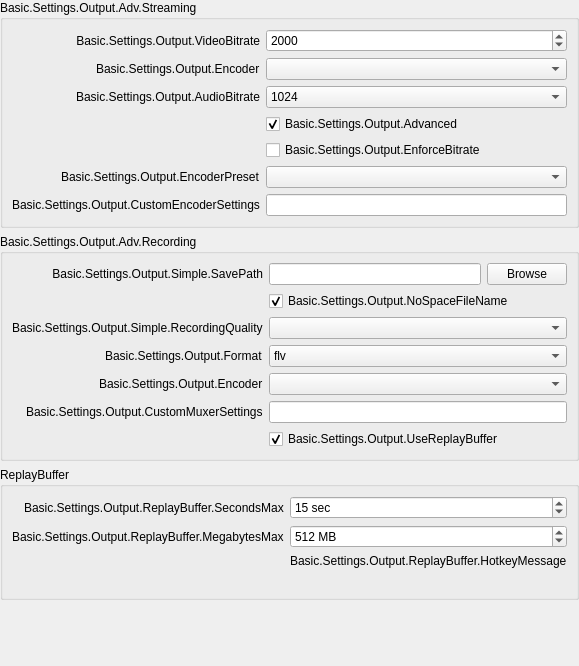
           <widget class="QWidget" name="easyOutputsPage">
            <layout class="QVBoxLayout" name="verticalLayout_3">
             <property name="leftMargin">
              <number>0</number>
             </property>
             <property name="topMargin">
              <number>0</number>
             </property>
             <property name="rightMargin">
              <number>0</number>
             </property>
             <property name="bottomMargin">
              <number>0</number>
             </property>
             <item>
              <widget class="QGroupBox" name="groupBox_8">
               <property name="sizePolicy">
                <sizepolicy hsizetype="Preferred" vsizetype="Maximum">
                 <horstretch>0</horstretch>
                 <verstretch>0</verstretch>
                </sizepolicy>
               </property>
               <property name="title">
                <string>Basic.Settings.Output.Adv.Streaming</string>
               </property>
               <layout class="QFormLayout" name="formLayout_20">
                <property name="fieldGrowthPolicy">
                 <enum>QFormLayout::AllNonFixedFieldsGrow</enum>
                </property>
                <property name="labelAlignment">
                 <set>Qt::AlignRight|Qt::AlignTrailing|Qt::AlignVCenter</set>
                </property>
                <item row="0" column="0">
                 <widget class="QLabel" name="label_19">
                  <property name="minimumSize">
                   <size>
                    <width>170</width>
                    <height>0</height>
                   </size>
                  </property>
                  <property name="text">
                   <string>Basic.Settings.Output.VideoBitrate</string>
                  </property>
                  <property name="alignment">
                   <set>Qt::AlignRight|Qt::AlignTrailing|Qt::AlignVCenter</set>
                  </property>
                  <property name="buddy">
                   <cstring>simpleOutputVBitrate</cstring>
                  </property>
                 </widget>
                </item>
                <item row="0" column="1">
                 <widget class="QSpinBox" name="simpleOutputVBitrate">
                  <property name="minimum">
                   <number>200</number>
                  </property>
                  <property name="maximum">
                   <number>1000000</number>
                  </property>
                  <property name="value">
                   <number>2000</number>
                  </property>
                 </widget>
                </item>
                <item row="2" column="0">
                 <widget class="QLabel" name="label_20">
                  <property name="text">
                   <string>Basic.Settings.Output.AudioBitrate</string>
                  </property>
                  <property name="buddy">
                   <cstring>simpleOutputABitrate</cstring>
                  </property>
                 </widget>
                </item>
                <item row="2" column="1">
                 <widget class="QComboBox" name="simpleOutputABitrate">
                  <property name="currentIndex">
                   <number>11</number>
                  </property>
                  <item>
                   <property name="text">
                    <string>32</string>
                   </property>
                  </item>
                  <item>
                   <property name="text">
                    <string>48</string>
                   </property>
                  </item>
                  <item>
                   <property name="text">
                    <string>64</string>
                   </property>
                  </item>
                  <item>
                   <property name="text">
                    <string>80</string>
                   </property>
                  </item>
                  <item>
                   <property name="text">
                    <string>96</string>
                   </property>
                  </item>
                  <item>
                   <property name="text">
                    <string>112</string>
                   </property>
                  </item>
                  <item>
                   <property name="text">
                    <string>128</string>
                   </property>
                  </item>
                  <item>
                   <property name="text">
                    <string>160</string>
                   </property>
                  </item>
                  <item>
                   <property name="text">
                    <string>192</string>
                   </property>
                  </item>
                  <item>
                   <property name="text">
                    <string>256</string>
                   </property>
                  </item>
                  <item>
                   <property name="text">
                    <string>320</string>
                   </property>
                  </item>
                  <item>
                   <property name="text">
                     <string>1024</string>
                   </property>
                  </item>
                  <item>
                   <property name="text">
                     <string>2048</string>
                   </property>
                  </item>
                 </widget>
                </item>
                <item row="3" column="1">
                 <widget class="QCheckBox" name="simpleOutAdvanced">
                  <property name="text">
                   <string>Basic.Settings.Output.Advanced</string>
                  </property>
                  <property name="checked">
                   <bool>true</bool>
                  </property>
                 </widget>
                </item>
                <item row="5" column="1">
                 <widget class="QComboBox" name="simpleOutPreset"/>
                </item>
                <item row="5" column="0">
                 <widget class="QLabel" name="label_24">
                  <property name="enabled">
                   <bool>true</bool>
                  </property>
                  <property name="text">
                   <string>Basic.Settings.Output.EncoderPreset</string>
                  </property>
                  <property name="buddy">
                   <cstring>simpleOutPreset</cstring>
                  </property>
                 </widget>
                </item>
                <item row="6" column="0">
                 <widget class="QLabel" name="label_23">
                  <property name="text">
                   <string>Basic.Settings.Output.CustomEncoderSettings</string>
                  </property>
                  <property name="buddy">
                   <cstring>simpleOutCustom</cstring>
                  </property>
                 </widget>
                </item>
                <item row="6" column="1">
                 <widget class="QLineEdit" name="simpleOutCustom"/>
                </item>
                <item row="4" column="1">
                 <widget class="QCheckBox" name="simpleOutEnforce">
                  <property name="text">
                   <string>Basic.Settings.Output.EnforceBitrate</string>
                  </property>
                 </widget>
                </item>
                <item row="1" column="1">
                 <widget class="QComboBox" name="simpleOutStrEncoder"/>
                </item>
                <item row="1" column="0">
                 <widget class="QLabel" name="simpleOutRecEncoderLabel_2">
                  <property name="text">
                   <string>Basic.Settings.Output.Encoder</string>
                  </property>
                  <property name="buddy">
                   <cstring>simpleOutRecEncoder</cstring>
                  </property>
                 </widget>
                </item>
               </layout>
              </widget>
             </item>
             <item>
              <widget class="QGroupBox" name="simpleRecordingGroupBox">
               <property name="sizePolicy">
                <sizepolicy hsizetype="Preferred" vsizetype="Maximum">
                 <horstretch>0</horstretch>
                 <verstretch>0</verstretch>
                </sizepolicy>
               </property>
               <property name="title">
                <string>Basic.Settings.Output.Adv.Recording</string>
               </property>
               <layout class="QFormLayout" name="formLayout_6">
                <property name="fieldGrowthPolicy">
                 <enum>QFormLayout::AllNonFixedFieldsGrow</enum>
                </property>
                <property name="labelAlignment">
                 <set>Qt::AlignRight|Qt::AlignTrailing|Qt::AlignVCenter</set>
                </property>
                <item row="0" column="0">
                 <widget class="QLabel" name="label_18">
                  <property name="minimumSize">
                   <size>
                    <width>170</width>
                    <height>0</height>
                   </size>
                  </property>
                  <property name="text">
                   <string>Basic.Settings.Output.Simple.SavePath</string>
                  </property>
                  <property name="alignment">
                   <set>Qt::AlignRight|Qt::AlignTrailing|Qt::AlignVCenter</set>
                  </property>
                  <property name="buddy">
                   <cstring>simpleOutputPath</cstring>
                  </property>
                 </widget>
                </item>
                <item row="0" column="1">
                 <layout class="QHBoxLayout" name="horizontalLayout_5">
                  <item>
                   <widget class="QLineEdit" name="simpleOutputPath">
                    <property name="enabled">
                     <bool>true</bool>
                    </property>
                   </widget>
                  </item>
                  <item>
                   <widget class="QPushButton" name="simpleOutputBrowse">
                    <property name="enabled">
                     <bool>true</bool>
                    </property>
                    <property name="text">
                     <string>Browse</string>
                    </property>
                   </widget>
                  </item>
                 </layout>
                </item>
                <item row="1" column="1">
                 <widget class="QCheckBox" name="simpleNoSpace">
                  <property name="text">
                   <string>Basic.Settings.Output.NoSpaceFileName</string>
                  </property>
                  <property name="checked">
                   <bool>true</bool>
                  </property>
                 </widget>
                </item>
                <item row="2" column="0">
                 <widget class="QLabel" name="label_26">
                  <property name="text">
                   <string>Basic.Settings.Output.Simple.RecordingQuality</string>
                  </property>
                  <property name="buddy">
                   <cstring>simpleOutRecQuality</cstring>
                  </property>
                 </widget>
                </item>
                <item row="2" column="1">
                 <widget class="QComboBox" name="simpleOutRecQuality"/>
                </item>
                <item row="3" column="0">
                 <widget class="QLabel" name="simpleOutRecFormatLabel">
                  <property name="text">
                   <string>Basic.Settings.Output.Format</string>
                  </property>
                  <property name="buddy">
                   <cstring>simpleOutRecFormat</cstring>
                  </property>
                 </widget>
                </item>
                <item row="3" column="1">
                 <widget class="QComboBox" name="simpleOutRecFormat">
                  <item>
                   <property name="text">
                    <string notr="true">flv</string>
                   </property>
                  </item>
                  <item>
                   <property name="text">
                    <string notr="true">mp4</string>
                   </property>
                  </item>
                  <item>
                   <property name="text">
                    <string notr="true">mov</string>
                   </property>
                  </item>
                  <item>
                   <property name="text">
                    <string notr="true">mkv</string>
                   </property>
                  </item>
                  <item>
                   <property name="text">
                    <string notr="true">ts</string>
                   </property>
                  </item>
                  <item>
                   <property name="text">
                    <string notr="true">m3u8</string>
                   </property>
                  </item>
                 </widget>
                </item>
                <item row="4" column="0">
                 <widget class="QLabel" name="simpleOutRecEncoderLabel">
                  <property name="text">
                   <string>Basic.Settings.Output.Encoder</string>
                  </property>
                  <property name="buddy">
                   <cstring>simpleOutRecEncoder</cstring>
                  </property>
                 </widget>
                </item>
                <item row="4" column="1">
                 <widget class="QComboBox" name="simpleOutRecEncoder"/>
                </item>
                <item row="5" column="0">
                 <widget class="QLabel" name="label_420">
                  <property name="text">
                   <string>Basic.Settings.Output.CustomMuxerSettings</string>
                  </property>
                  <property name="buddy">
                   <cstring>simpleOutMuxCustom</cstring>
                  </property>
                 </widget>
                </item>
                <item row="5" column="1">
                 <widget class="QLineEdit" name="simpleOutMuxCustom"/>
                </item>
                <item row="6" column="1">
                 <widget class="QCheckBox" name="simpleReplayBuf">
                  <property name="text">
                   <string>Basic.Settings.Output.UseReplayBuffer</string>
                  </property>
                  <property name="checked">
                   <bool>true</bool>
                  </property>
                 </widget>
                </item>
               </layout>
              </widget>
             </item>
             <item>
              <widget class="QGroupBox" name="replayBufferGroupBox">
               <property name="title">
                <string>ReplayBuffer</string>
               </property>
               <layout class="QFormLayout" name="formLayout_24">
                <property name="fieldGrowthPolicy">
                 <enum>QFormLayout::AllNonFixedFieldsGrow</enum>
                </property>
                <property name="labelAlignment">
                 <set>Qt::AlignRight|Qt::AlignTrailing|Qt::AlignVCenter</set>
                </property>
                <item row="0" column="0">
                 <widget class="QLabel" name="label_35">
                  <property name="text">
                   <string>Basic.Settings.Output.ReplayBuffer.SecondsMax</string>
                  </property>
                 </widget>
                </item>
                <item row="0" column="1">
                 <widget class="QSpinBox" name="simpleRBSecMax">
                  <property name="suffix">
                   <string notr="true"> sec</string>
                  </property>
                  <property name="minimum">
                   <number>5</number>
                  </property>
                  <property name="maximum">
                   <number>21600</number>
                  </property>
                  <property name="value">
                   <number>15</number>
                  </property>
                 </widget>
                </item>
                <item row="1" column="0">
                 <widget class="QLabel" name="simpleRBMegsMaxLabel">
                  <property name="text">
                   <string>Basic.Settings.Output.ReplayBuffer.MegabytesMax</string>
                  </property>
                 </widget>
                </item>
                <item row="1" column="1">
                 <widget class="QSpinBox" name="simpleRBMegsMax">
                  <property name="suffix">
                   <string notr="true"> MB</string>
                  </property>
                  <property name="minimum">
                   <number>20</number>
                  </property>
                  <property name="maximum">
                   <number>8192</number>
                  </property>
                  <property name="value">
                   <number>512</number>
                  </property>
                 </widget>
                </item>
                <item row="2" column="1">
                 <widget class="QLabel" name="label_45">
                  <property name="text">
                   <string>Basic.Settings.Output.ReplayBuffer.HotkeyMessage</string>
                  </property>
                 </widget>
                </item>
                <item row="3" column="1">
                 <widget class="QLabel" name="simpleRBEstimate">
                  <property name="text">
                   <string notr="true"/>
                  </property>
                 </widget>
                </item>
               </layout>
              </widget>
             </item>
             <item>
              <layout class="QVBoxLayout" name="simpleOutInfoLayout">
               <property name="leftMargin">
                <number>10</number>
               </property>
               <property name="topMargin">
                <number>10</number>
               </property>
               <property name="rightMargin">
                <number>10</number>
               </property>
               <property name="bottomMargin">
                <number>10</number>
               </property>
              </layout>
             </item>
             <item>
              <spacer name="verticalSpacer_2">
               <property name="orientation">
                <enum>Qt::Vertical</enum>
               </property>
               <property name="sizeHint" stdset="0">
                <size>
                 <width>20</width>
                 <height>40</height>
                </size>
               </property>
              </spacer>
             </item>
             <item alignment="Qt::AlignTop">
              <widget class="QWidget" name="simpleOutputContainer" native="true">
               <layout class="QVBoxLayout" name="verticalLayout_4">
                <property name="leftMargin">
                 <number>0</number>
                </property>
                <property name="topMargin">
                 <number>0</number>
                </property>
                <property name="rightMargin">
                 <number>0</number>
                </property>
                <property name="bottomMargin">
                 <number>0</number>
                </property>
               </layout>
              </widget>
             </item>
            </layout>
           </widget>
